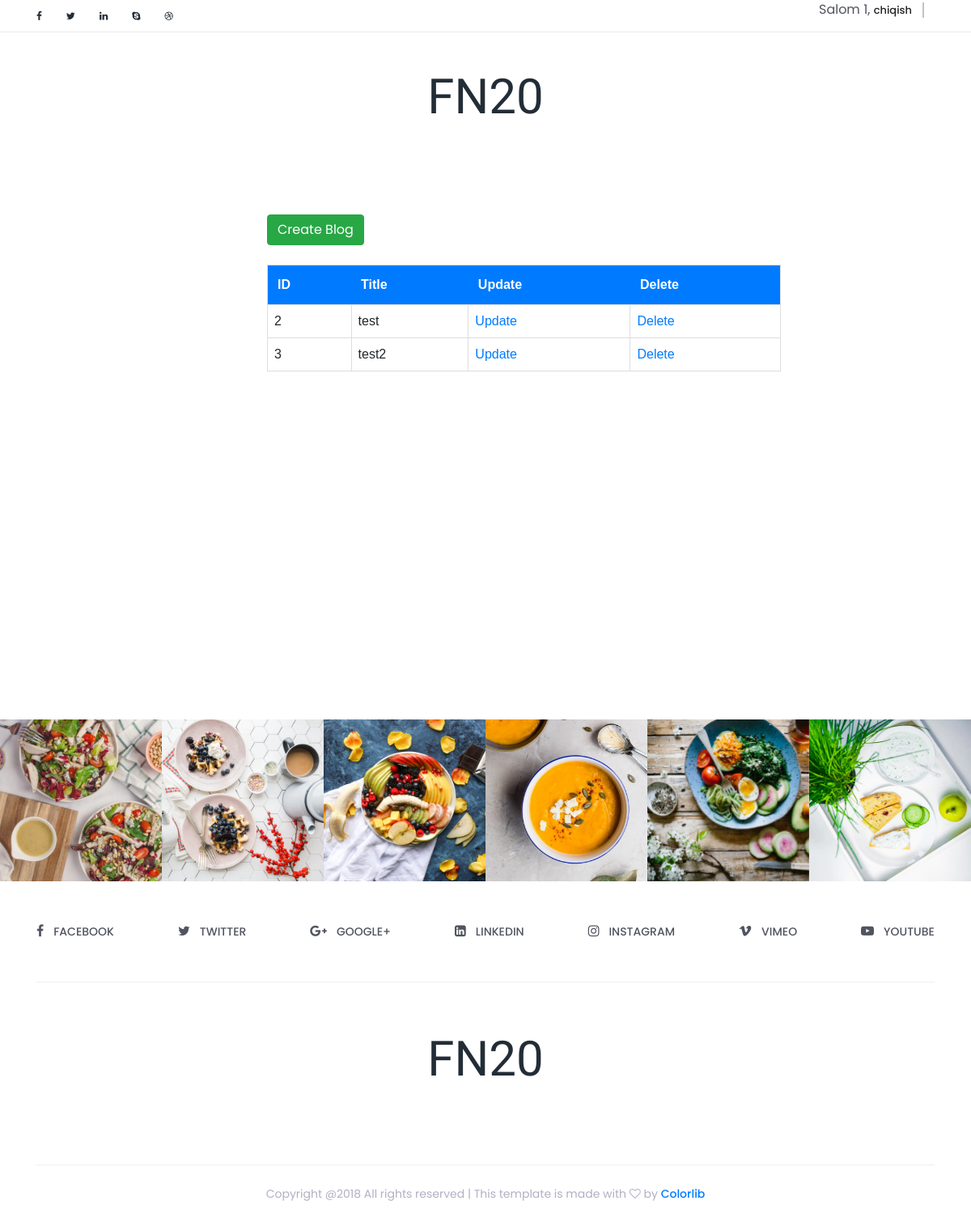
Screenshot of /dashboard/blogs/ (signed in) with the database file from the repository.
### main/models.py (models this page shows, shortened)
class User(AbstractUser):
    img = models.ImageField(upload_to='avatar', null=True)
    bio = models.TextField(null=True, blank=True)
    class Meta(AbstractUser.Meta):
        swappable = 'AUTH_USER_MODEL'
        verbose_name = 'User'
        verbose_name_plural = 'Users'

class Blog(models.Model):
    author = models.ForeignKey(User, on_delete=models.CASCADE)
    title = models.CharField(max_length=255)
    body = models.TextField()
    create_at = models.DateTimeField(auto_now_add=True)
    image = models.ImageField(upload_to='blogs/')

### main/dashboard/views.py (the view)
# urls.py: path('blogs/', views.my_blogs, name='my_blogs'),
@login_required
def my_blogs(request):
    blogs = models.Blog.objects.filter(author = request.user)
    return render(request, 'dashboard/list-blogs.html', {'blogs':blogs})

### templates/dashboard/list-blogs.html (shortened to what this page needs)
<!DOCTYPE html>
<html lang="en">
{% load static %}
<head>
    <link href="{% static 'style.css' %}" rel="stylesheet">
    <link href="{% static 'css/responsive/responsive.css' %}" rel="stylesheet">
</head>
<body>
    <div class="top_header_area">
        <div class="container">
            <div class="row">
                <div class="col-5 col-sm-6">
                    <div class="top_social_bar">
                        <a href="#"><i class="fa fa-facebook" aria-hidden="true"></i></a>
                        <a href="#"><i class="fa fa-twitter" aria-hidden="true"></i></a>
                        <a href="#"><i class="fa fa-linkedin" aria-hidden="true"></i></a>
                        <a href="#"><i class="fa fa-skype" aria-hidden="true"></i></a>
                        <a href="#"><i class="fa fa-dribbble" aria-hidden="true"></i></a>
                    </div>
                </div>
                <div class="col-7 col-sm-6">
                    <div class="signup-search-area d-flex align-items-center justify-content-end">
                        {% if user.is_authenticated %}
                        <div class="login_register_area d-flex">
                            <div class="login">
                                <p>Salom {{user.username}}, <a href="{% url 'log_out' %}">chiqish</a></p>
                           </div>
                        </div>
                        {% endif %}
                    </div>
                </div>
            </div>
        </div>
    </div>
<div class="page-wrapper">
    <header class="header_area">
        <div class="container">
            <div class="row">
                <div class="col-12">
                    <div class="logo_area text-center">
                        <a href="#" class="yummy-logo">FN20</a>
                    </div>
                </div>
            </div>
        </div>
    </header>
    <section class="archive-area section_padding_80">
        <div class="container">
            <div class="row">
                <div class="col-3"></div>
                <div class="col-12 col-md-7 item" style="height: 544px;">
                    <a href="{% url 'blog_create' %}" class="btn btn-success">Create Blog</a>
                    <br><br>
                    <table style="width: 100%; border-collapse: collapse; border: 1px solid #ddd; font-family: Arial, sans-serif;">
                        <thead style="background-color: #f2f2f2;">
                            <tr>
                                <th style="background-color: #007bff; color: white; text-align: left; padding: 12px;">ID</th>
                                <th style="background-color: #007bff; color: white; text-align: left; padding: 12px;">Title</th>
                                <th style="background-color: #007bff; color: white; text-align: left; padding: 12px;">Update</th>
                                <th style="background-color: #007bff; color: white; text-align: left; padding: 12px;">Delete</th>
                            </tr>
                        </thead>
                        <tbody>
                            {% for blog in blogs %}
                            <tr>
                                <td style="border: 1px solid #ddd; padding: 8px;">{{ blog.id }}</td>
                                <td style="border: 1px solid #ddd; padding: 8px;">{{ blog.title }}</td>
                                <td style="border: 1px solid #ddd; padding: 8px;"><a href="{% url 'blog_update' blog.id %}" style="text-decoration: none; color: #007bff;">Update</a></td>
                                <td style="border: 1px solid #ddd; padding: 8px;"><a href="{% url 'blog_delete' blog.id %}" style="text-decoration: none; color: #007bff;">Delete</a></td>
                            </tr>
                            {% endfor %}
                        </tbody>
                    </table>
                </div>
            </div>
        </div>
    </section>
</div>
    <div class="instargram_area owl-carousel section_padding_100_0 clearfix" id="portfolio">
        <div class="instagram_gallery_item">
            <img src="img/instagram-img/1.jpg" alt="">
        </div>
        <div class="instagram_gallery_item">
            <img src="img/instagram-img/2.jpg" alt="">
        </div>
        <div class="instagram_gallery_item">
            <img src="img/instagram-img/3.jpg" alt="">
        </div>
        <div class="instagram_gallery_item">
            <img src="img/instagram-img/4.jpg" alt="">
        </div>
        <div class="instagram_gallery_item">
            <img src="img/instagram-img/5.jpg" alt="">
        </div>
        <div class="instagram_gallery_item">
            <img src="img/instagram-img/6.jpg" alt="">
        </div>
    </div>
    <div class="social_icon_area clearfix">
        <div class="container">
            <div class="row">
                <div class="col-12">
                    <div class="footer-social-area d-flex">
                        <div class="single-icon">
                            <a href="#"><i class="fa fa-facebook" aria-hidden="true"></i><span>facebook</span></a>
                        </div>
                        <div class="single-icon">
                            <a href="#"><i class="fa fa-twitter" aria-hidden="true"></i><span>Twitter</span></a>
                        </div>
                        <div class="single-icon">
                            <a href="#"><i class="fa fa-google-plus" aria-hidden="true"></i><span>GOOGLE+</span></a>
                        </div>
                        <div class="single-icon">
                            <a href="#"><i class="fa fa-linkedin-square" aria-hidden="true"></i><span>linkedin</span></a>
                        </div>
                        <div class="single-icon">
                            <a href="#"><i class="fa fa-instagram" aria-hidden="true"></i><span>Instagram</span></a>
                        </div>
                        <div class="single-icon">
                            <a href="#"><i class="fa fa-vimeo" aria-hidden="true"></i><span>VIMEO</span></a>
                        </div>
                        <div class="single-icon">
                            <a href="#"><i class="fa fa-youtube-play" aria-hidden="true"></i><span>YOUTUBE</span></a>
                        </div>
                    </div>
                </div>
            </div>
        </div>
    </div>
    <footer class="footer_area">
        <div class="container">
            <div class="row">
                <div class="col-12">
                    <div class="footer-content">
                        <div class="footer-logo-area text-center">
                            <a href="index.html" class="yummy-logo">FN20</a>
                        </div>
                    </div>
                </div>
            </div>
        </div>
        <div class="container">
            <div class="row">
                <div class="col-12">
                    <div class="copy_right_text text-center">
                        <p>Copyright @2018 All rights reserved | This template is made with <i class="fa fa-heart-o" aria-hidden="true"></i> by <a href="https://colorlib.com" target="_blank">Colorlib</a></p>
                    </div>
                </div>
            </div>
        </div>
    </footer>
</body>

### static/style.css (style rules this page uses)
* { margin: 0; padding: 0; }
body { font-family: 'Poppins', sans-serif; position: relative; z-index: auto; }
p { color: #51545f; font-size: 16px; }
.section_padding_80 { margin-top: 80px; margin-bottom: 80px; }
img { max-width: 100%; }
a, a:hover, a:focus, a:active { text-decoration: none; -webkit-transition-duration: 500ms; transition-duration: 500ms; font-weight: 500; outline: none; }
.top_header_area { width: 100%; height: 40px; border-bottom: 1px solid #ebebeb; }
.top_header_area .top_social_bar { display: -webkit-box; display: -ms-flexbox; display: flex; height: 40px; -webkit-box-align: center; -ms-flex-align: center; align-items: center; }
.top_header_area .top_social_bar > a { font-size: 12px; color: #232d37; margin-right: 30px; }
.top_header_area .top_social_bar > a:last-of-type { margin-right: 0; }
.top_header_area .signup-search-area { height: 40px; position: relative; z-index: 3; }
.top_header_area .signup-search-area a { font-size: 13px; color: #222; }
.top_header_area .signup-search-area .login a { margin-right: 13px; border-right: 2px solid #c2c2c2; padding-right: 13px; }
.logo_area .yummy-logo { font-family: 'Shadows Into Light Two', cursive; font-size: 60px; margin-bottom: 0; padding: 35px 0 20px 0; display: inline-block; color: #232d37; }
.instagram_gallery_item { position: relative; z-index: 1; }
.instagram_gallery_item img { -webkit-transition-duration: 500ms; transition-duration: 500ms; width: 100%; }
.instargram_area { position: relative; z-index: 1; }
.footer-social-area { border-bottom: 1px solid #eeeeee; padding: 50px 0; -webkit-box-pack: justify; -ms-flex-pack: justify; justify-content: space-between }
.single-icon > a { color: #51545f; font-size: 14px; font-weight: 500; text-transform: uppercase; }
.single-icon > a > i { font-size: 16px; padding-right: 12px; }
.footer-content { padding: 50px 0 65px 0; border-bottom: 1px solid #eeeeee; }
.footer-logo-area .yummy-logo { font-family: 'Shadows Into Light Two', cursive; font-size: 60px; margin-bottom: 0; padding: 0 0 20px 0; display: inline-block; color: #232d37; }
.copy_right_text { width: 100%; height: 70px; display: -webkit-box; display: -ms-flexbox; display: flex; -webkit-box-align: center; -ms-flex-align: center; align-items: center; -webkit-box-pack: center; -ms-flex-pack: center; justify-content: center }
.copy_right_text > p { font-size: 14px; color: #b5aec4; margin-bottom: 0; }

### rows the page displays
User: username "1"
Blog: id "2", title "test"
Blog: id "3", title "test2"
